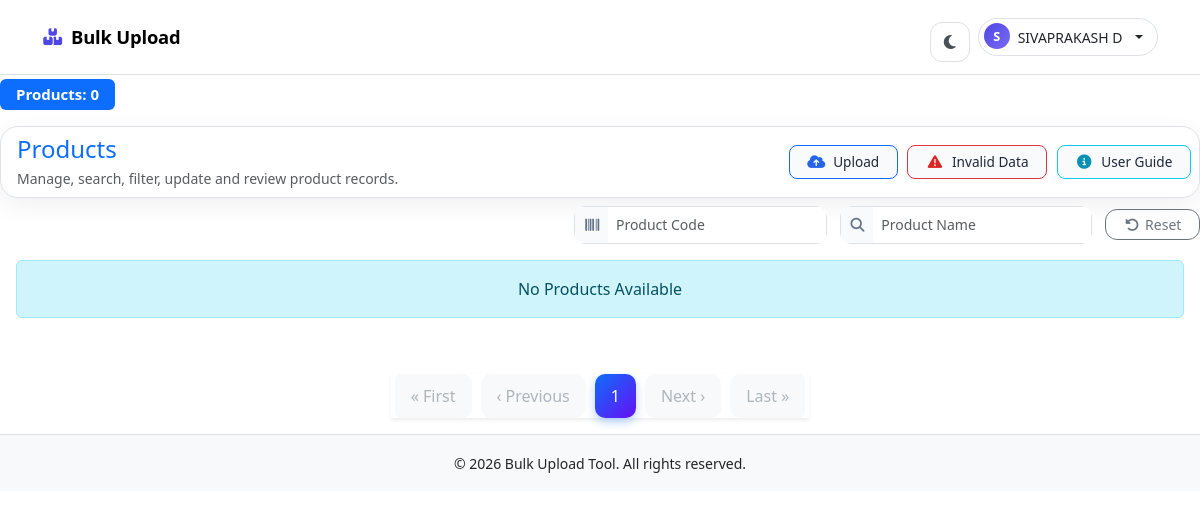
Before: /dashboard/ (signed in) with the older database file.
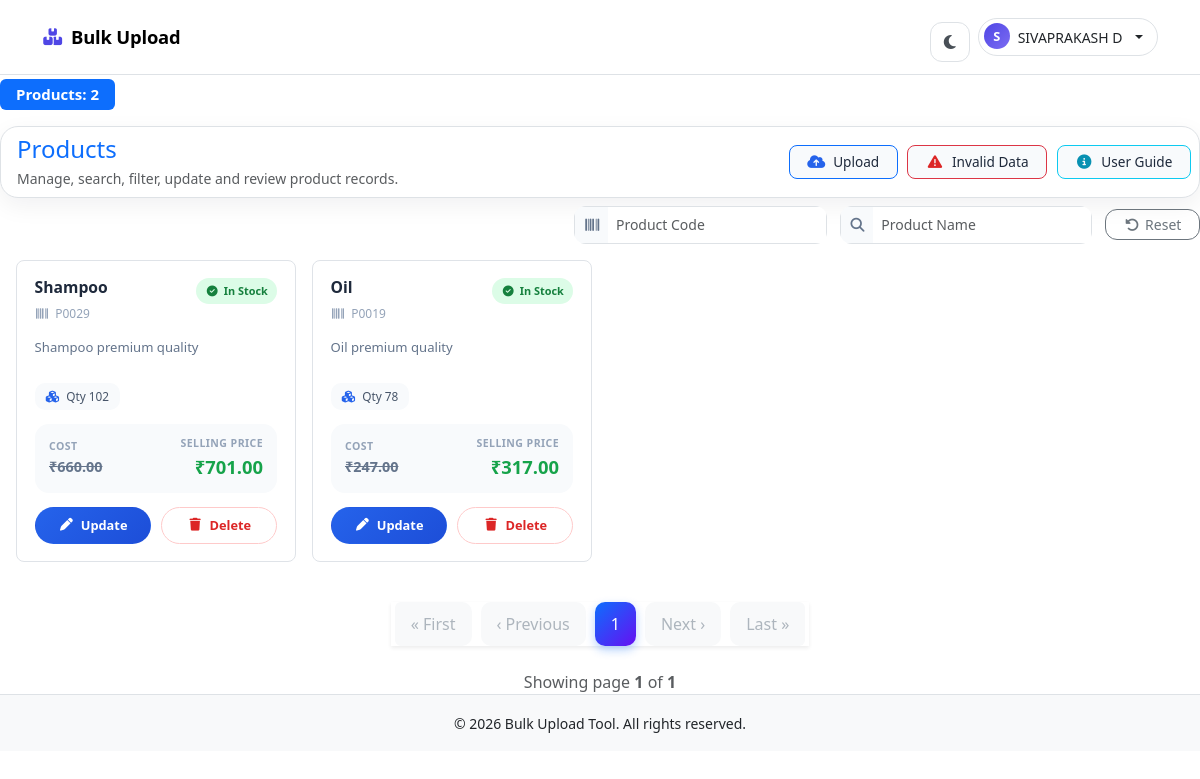
After: the same page with the newer database file.
### core/models.py (models this page shows)
class Product_info(models.Model):
    user=models.ForeignKey(User,on_delete=models.CASCADE)
    product_code=models.CharField(max_length=100, unique=True)
    product_name=models.CharField(max_length=100,unique=True)
    description=models.TextField()
    item_category=models.CharField(max_length=500)
    cost_price=models.DecimalField(max_digits=500, decimal_places=2)
    selling_price=models.DecimalField(max_digits=500, decimal_places=2)
    quantity=models.IntegerField(null=False,default=1)
    expire_date=models.DateField(null=True)
    created_at = models.DateTimeField(auto_now_add=True)
    updated_at = models.DateTimeField(auto_now=True)
    history = HistoricalRecords()

### core/views.py (the view, shortened to what this page needs)
# urls.py: path('dashboard/', dashboard, name='tool_dashboard'),
@login_required
def dashboard(request):
    products = Product_info.objects.filter(user=request.user).order_by('-id')
    product_code = request.GET.get('product_code', '').strip()
    product_name = request.GET.get('product_name', '').strip()
    cost_price = request.GET.get('cost_price', '').strip()
    if product_code:
        products = products.filter(product_code__icontains=product_code)
    if product_name:
        first_letter = product_name[0]
        products = products.filter(
            Q(product_name__icontains=product_name) | Q(product_name__istartswith=first_letter)
        )
    paginator = Paginator(products, 10)
    page_number = request.GET.get('page')
    page_obj = paginator.get_page(page_number)
    form = UploadFileForm()
    upload_summary = UploadSummary.objects.filter(user=request.user).first()
    invalid_rows = InvalidUploadRow.objects.filter(user=request.user)
    summary = {
        "success_count": upload_summary.success_count if upload_summary else 0,
        "failed_count": upload_summary.failed_count if upload_summary else 0,
        "invalid_rows": invalid_rows,
    }
    return render(request, 'dashboard.html', {
        'page_obj': page_obj,
        'form': form,
        'summary': summary,
    })

### core/forms.py (shortened to what this page needs)
class UploadFileForm(forms.Form):
    file = forms.FileField(
        label='Select CSV or Excel file',
        widget=forms.ClearableFileInput(attrs={
            'class': 'form-control',
            'accept': '.xlsx',
            'id': 'id_file',
        }),
        help_text='Only .xlsx files are allowed.',
    )

### templates/dashboard.html (shortened to what the changed rows need)
{% extends 'base.html' %}
{% load static %}
{% block content %}
<link rel="stylesheet" href="{% static 'css/dash.css' %}">
<link rel="stylesheet" href="https://cdnjs.cloudflare.com/ajax/libs/font-awesome/6.5.0/css/all.min.css">
<div class="toast-container position-fixed top-0 end-0 p-3" style="z-index: 9999999;">
</div>
<h5 class="mb-3">
    <span class="badge bg-primary px-3 py-2 mt-1">
        Products: {{ page_obj.paginator.count }}
    </span>
</h5>
<div class="products-toolbar mb-2 p-2 border">
    <div class="toolbar-left ms-2">
    </div>
    <div class="toolbar-menu">
    </div>
</div>
<form method="get" id="filterForm" class="products-filter-form" action="{% url 'tool_dashboard' %}">
    <div class="filter-group">
    </div>
    <div class="filter-group">
    </div>
    <div class="filter-actions">
    </div>
</form>
<div class="row g-3 mb-3 p-3">
    {% if page_obj %}
    {% for i in page_obj %}
    <div class="col-xl-3 col-lg-4 col-md-6">
        <div class="product-card">
            <div class="product-card-top">
                <div class="product-card-heading">
                    <h5 class="product-card-title" title="{{ i.product_name }}">{{ i.product_name }}</h5>
                    <span class="product-card-code"><i class="fa-solid fa-barcode"></i>{{ i.product_code }}</span>
                </div>
                {% if i.quantity %}
                <span class="stock-badge stock-in"><i class="fa-solid fa-circle-check"></i>In Stock</span>
                {% else %}
                <span class="stock-badge stock-out"><i class="fa-solid fa-circle-xmark"></i>Out</span>
                {% endif %}
            </div>
            <p class="product-card-desc">{{ i.description|default:"No description available." }}</p>
            <div class="product-card-meta">
                <span class="meta-chip"><i class="fa-solid fa-cubes"></i>Qty {{ i.quantity }}</span>
            </div>
            <div class="product-card-price">
                <div>
                    <span class="price-label">Cost</span>
                    <span class="price-cost">₹{{ i.cost_price }}</span>
                </div>
                <div class="text-end">
                    <span class="price-label">Selling Price</span>
                    <span class="price-sell">₹{{ i.selling_price }}</span>
                </div>
            </div>
            <div class="product-card-actions">
                <button class="btn-pill btn-pill-primary" data-bs-toggle="modal"
                    data-bs-target="#updateModal{{ i.id }}">
                    <i class="fa-solid fa-pen"></i>Update
                </button>
                <a href="{% url 'product_delete' i.id %}" class="btn-pill btn-pill-danger js-delete-product"
                    data-product-name="{{ i.product_name }}">
                    <i class="fa-solid fa-trash"></i>Delete
                </a>
            </div>
        </div>
    </div>
    {% endfor %}
    {% else %}
    <div class="col-12">
        <div class="alert alert-info text-center">No Products Available</div>
    </div>
    {% endif %}
</div>
<nav class="d-flex justify-content-center mt-4">
    <ul class="pagination shadow-sm">
        {% for num in page_obj.paginator.page_range %}
        {% if page_obj.number == num %}
        <li class="page-item active"><span class="page-link">{{ num }}</span></li>
            {% endif %}
            {% endfor %}
    </ul>
</nav>
{% if page_obj %}
<div class="text-center mt-2 text-muted">
    Showing page <strong>{{ page_obj.number }}</strong> of <strong>{{ page_obj.paginator.num_pages }}</strong>
</div>
{% endif %}
{% endblock %}

Changed rows visible on the page:
added Product_info: product_name "Shampoo", product_code "P0029", shows "In Stock", description "Shampoo premium quality", quantity "102", cost_price "660.00", selling_price "701.00"
added Product_info: product_name "Oil", product_code "P0019", shows "In Stock", description "Oil premium quality", quantity "78", cost_price "247.00", selling_price "317.00"
Other visible differences:
{{ page_obj.paginator.count }}: "0" → "2"
{{ page_obj.number }}: (not shown) → "1"
{{ page_obj.paginator.num_pages }}: (not shown) → "1"
text no longer shown: "No Products Available"
text now shown: "Showing page of"
